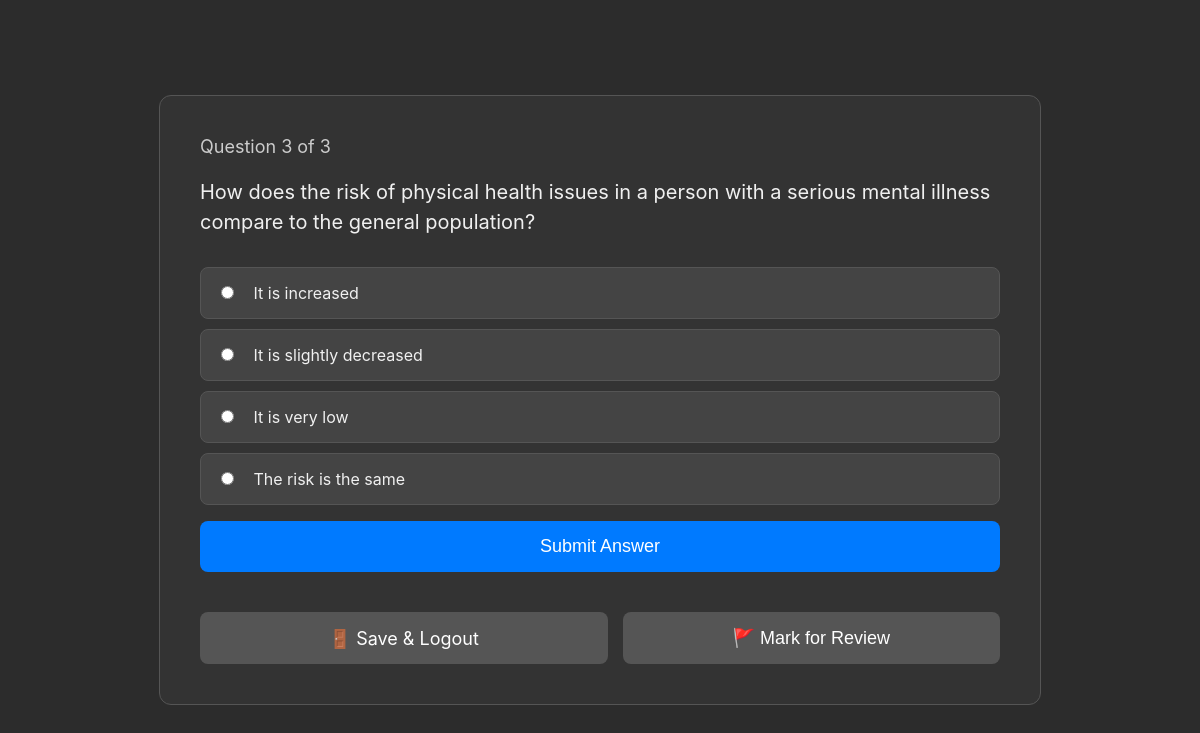
Page /quiz (signed in) on the committed database.
### app.py (models this page shows)
class Question(db.Model):
    id = db.Column(db.Integer, primary_key=True)
    question_text = db.Column(db.Text, nullable=False)
    option_a = db.Column(db.String(200), nullable=False)
    option_b = db.Column(db.String(200), nullable=False)
    option_c = db.Column(db.String(200), nullable=False)
    option_d = db.Column(db.String(200), nullable=False)
    correct_answer = db.Column(db.String(1), nullable=False)
    explanation = db.Column(db.Text, nullable=True)
    topic = db.Column(db.String(100), nullable=True)
    difficulty = db.Column(db.String(50), nullable=True)
    source = db.Column(db.String(200), nullable=True)

### app.py (the view, shortened to what this page needs)
@app.route('/quiz', methods=['GET', 'POST'])
def quiz_page():
    if 'username' not in session: return redirect(url_for('login'))
    user = User.query.filter_by(username=session['username']).first()
    if not user or not user.saved_quiz_ids: return redirect(url_for('new_test'))
    if 'quiz_history_id' not in session:
        question_ids_list = [int(id_str) for id_str in user.saved_quiz_ids.split(',')]
        temp_history = QuizHistory(
            user_id=user.id,
            score=user.saved_quiz_score,
            total_questions=len(question_ids_list),
            topic="Resumed Quiz"
        )
        db.session.add(temp_history)
        db.session.commit()
        session['quiz_history_id'] = temp_history.id
        flash("Resuming your previous quiz.", "success")
    quiz_history_id = session.get('quiz_history_id')
    question_ids = [int(id_str) for id_str in user.saved_quiz_ids.split(',')]
    current_index = user.saved_quiz_index
    question = Question.query.get(question_ids[current_index])
    marked_ids = json.loads(user.marked_for_review or '[]')
    is_marked = question.id in marked_ids
    previous_attempt = AnswerAttempt.query.filter_by(quiz_history_id=quiz_history_id, question_id=question.id).first()
    previous_answer = previous_attempt.user_answer if previous_attempt else None
    return render_template('quiz.html',question=question,current_q_number=current_index + 1,total_questions=len(question_ids), is_marked=is_marked, previous_answer=previous_answer)

### templates/quiz.html (shortened to what this page needs)
<!DOCTYPE html>
<html lang="en">
<head>
</head>
<body data-time-remaining="{{ time_remaining }}" data-timer-enabled="{{ timer_enabled }}">
    <div class="container">
        <div class="header">
            <h1>Question {{ current_q_number }} of {{ total_questions }}</h1>
        </div>
        <p class="question-text">{{ question.question_text }}</p>
        <form method="POST" id="quiz-form">
            <ul class="options">
                <li><input type="radio" name="answer" id="option_a" value="a" {% if previous_answer == 'a' %}checked{% endif %}> <label for="option_a">{{ question.option_a }}</label></li>
                <li><input type="radio" name="answer" id="option_b" value="b" {% if previous_answer == 'b' %}checked{% endif %}> <label for="option_b">{{ question.option_b }}</label></li>
                <li><input type="radio" name="answer" id="option_c" value="c" {% if previous_answer == 'c' %}checked{% endif %}> <label for="option_c">{{ question.option_c }}</label></li>
                <li><input type="radio" name="answer" id="option_d" value="d" {% if previous_answer == 'd' %}checked{% endif %}> <label for="option_d">{{ question.option_d }}</label></li>
            </ul>
            <button type="submit" class="button">Submit Answer</button>
        </form>
        <div class="button-group">
            <a href="{{ url_for('logout') }}" class="button button-secondary">🚪 Save & Logout</a>
            <form action="{{ url_for('mark_question', question_id=question.id) }}" method="POST" style="width: 100%;" id="mark-form">
                {% if is_marked %}
                    <button type="submit" class="button button-marked">✔️ Marked for Review</button>
                {% else %}
                    <button type="submit" class="button button-secondary">🚩 Mark for Review</button>
                {% endif %}
            </form>
        </div>
    </div>
</body>
</html>

### templates/quiz.html (style rules this page uses)
body { font-family: -apple-system, BlinkMacSystemFont, "Segoe UI", Roboto, "Helvetica Neue", Arial, sans-serif; background-color: #2c2c2c; color: #f0f0f0; display: flex; justify-content: center; align-items: center; height: 100vh; margin: 0; }
.container { border: 1px solid #555; border-radius: 12px; padding: 40px; width: 800px; text-align: left; background-color: #333; position: relative; }
.header { display: flex; justify-content: space-between; align-items: center; margin-bottom: 20px; }
h1 { font-size: 18px; font-weight: normal; color: #ccc; margin: 0; }
.question-text { font-size: 20px; margin-bottom: 30px; line-height: 1.5; }
.options { list-style-type: none; padding: 0; }
.options li { background-color: #444; border: 1px solid #555; border-radius: 8px; padding: 15px; margin-bottom: 10px; cursor: pointer; transition: border-color 0.2s; }
.options input[type="radio"] { margin-right: 15px; }
.button { display: block; width: 100%; background-color: #007aff; color: white; padding: 15px; text-decoration: none; border-radius: 8px; font-size: 18px; margin-top: 10px; cursor: pointer; border: none; display: flex; align-items: center; justify-content: center; gap: 8px; }
.button-group { display: flex; gap: 15px; margin-top: 30px; }
.button-secondary { background-color: #555; }
a.button { text-align: center; }

### rows in the picture
Question: question_text "How does the risk of physical health issues in a person with a serious mental illness compare to the general population?", option_a "It is increased", option_b "It is slightly decreased", option_c "It is very low", option_d "The risk is the same"

### other values in the picture
{{ current_q_number }} "3"
{{ total_questions }} "3"
